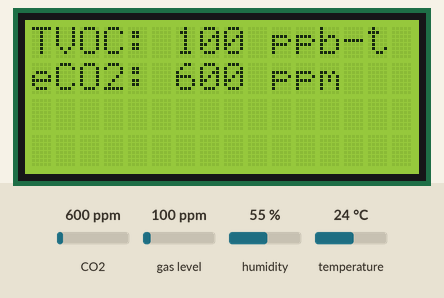
Recording of a sketch running on a simulated Arduino Uno, built for the host (arithmetic inside an expression is 32-bit, double 64-bit). Shown: 16×4 character LCD. Inputs (shaded band) come from the test bench; at power-on: CO2 600 ppm, gas level 100 ppm, humidity 55 %, temperature 24 °C. What the sketch prints to the serial monitor is not drawn.

Above: at 2.7 s.
2.8 s: CO2 set to 452 ppm
At 4.1 s:
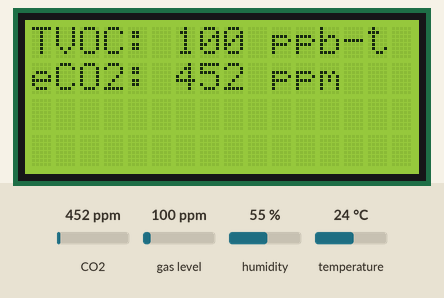
4.4 s: gas level set to 20 ppm
At 5.7 s:
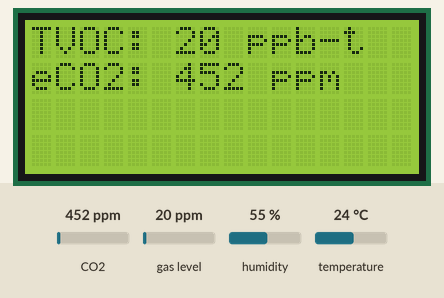
8.8 s: CO2 set to 1050 ppm
At 10.1 s:
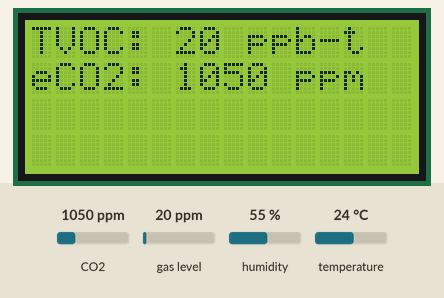
10.4 s: gas level set to 250 ppm
At 11.6 s:
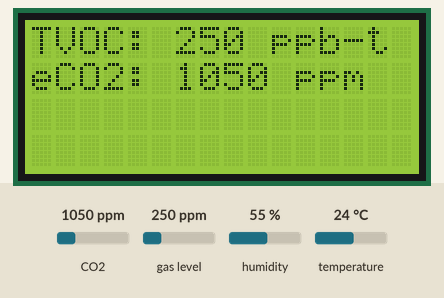
Timing chart, 0 to 13.4 s (numbered marks = the images above; inputs shaded):
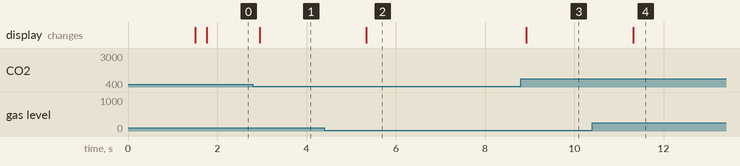

Measured:
- after the input at 2.8 s, the display: changes after 0.16 s (image 1)
- after the input at 4.4 s, the display: changes after 0.94 s (image 2)
- after the input at 8.8 s, the display: changes after 0.12 s (image 3)
- after the input at 10.4 s, the display: changes after 0.92 s (image 4)

The sketch:

VOC-Meter-V4.ino
```cpp
#include <Adafruit_SGP30.h>
#include <LiquidCrystal_PCF8574.h>
#include <Adafruit_BME280.h>
#include <Wire.h>

LiquidCrystal_PCF8574 lcd(0x27);  // set the LCD address to 0x27
char lcdDisplay[4][20];           // 4 lines of 20 character buffer

/*
 * TO DO:
 *
 *
 */

/************************** Configuration ***********************************/

// edit the config.h tab and enter your Adafruit IO credentials
// and any additional configuration needed for WiFi, cellular,
// or ethernet clients.
#include "config.h"

/************************ Example Starts Here *******************************/


// Instanciate the sensors
Adafruit_BME280 bme; // I2C
Adafruit_SGP30 sgp;

// this int will hold the current count for our sketch
int counter = 0;
// These floats will hold the data from the sensors
float Temp = 0;
float Humidity = 0;


/* return absolute humidity [mg/m^3] with approximation formula
* @param temperature [°C]
* @param humidity [%RH]
*/
uint32_t getAbsoluteHumidity(float temperature, float humidity) {
    // approximation formula from Sensirion SGP30 Driver Integration chapter 3.15
    const float absoluteHumidity = 216.7f * ((humidity / 100.0f) * 6.112f * exp((17.62f * temperature) / (243.12f + temperature)) / (273.15f + temperature)); // [g/m^3]
    const uint32_t absoluteHumidityScaled = static_cast<uint32_t>(1000.0f * absoluteHumidity); // [mg/m^3]
    return absoluteHumidityScaled;
}


// set up IO feeds
AdafruitIO_Feed *vocTemp = io.feed("vocTemp");
AdafruitIO_Feed *vocHumidity = io.feed("vocHumidity");
AdafruitIO_Feed *TVOC = io.feed("TVOC");
AdafruitIO_Feed *eCO2 = io.feed("eCO2");


void setup() {

  // start the serial connection
  Serial.begin(9600);

  // wait for serial monitor to open
  while(! Serial);

  Serial.print("Connecting to Adafruit IO");


  unsigned status;

    // default settings
    status = bme.begin(0x76);
    // You can also pass in a Wire library object like &Wire2
    // status = bme.begin(0x76, &Wire2)
    if (!status) {
        Serial.println("Could not find a valid BME280 sensor, check wiring, address, sensor ID!");
        Serial.print("SensorID was: 0x"); Serial.println(bme.sensorID(),16);
        Serial.print("        ID of 0xFF probably means a bad address, a BMP 180 or BMP 085\n");
        Serial.print("   ID of 0x56-0x58 represents a BMP 280,\n");
        Serial.print("        ID of 0x60 represents a BME 280.\n");
        Serial.print("        ID of 0x61 represents a BME 680.\n");
        while (1) delay(10);
    }

  // If you have a baseline measurement from before you can assign it to start, to 'self-calibrate'
  //sgp.setIAQBaseline(0x8E68, 0x8F41);  // Will vary for each sensor!


    if (! sgp.begin()){
    Serial.println("Sensor not found :(");
    while (1);
  }
  Serial.print("Found SGP30 serial #");
  Serial.print(sgp.serialnumber[0], HEX);
  Serial.print(sgp.serialnumber[1], HEX);
  Serial.println(sgp.serialnumber[2], HEX);

  // connect to io.adafruit.com
  io.connect();

  // wait for a connection
  while(io.status() < AIO_CONNECTED) {
    Serial.print(".");
    delay(500);
  }

  // we are connected
  Serial.println();
  Serial.println(io.statusText());

  // initialize LCD
  lcd.begin(16, 4);

  // initialize the sgp30
  sgp.begin();

}

void loop() {

  // io.run(); is required for all sketches.
  // it should always be present at the top of your loop
  // function. it keeps the client connected to
  // io.adafruit.com, and processes any incoming data.
  io.run();

  // save count to the 'counter' feed on Adafruit IO
//  Serial.print("sending -> ");
//  Serial.println(count);
//  counter->save(count);


  // If you have a temperature / humidity sensor, you can set the absolute humidity to enable the humditiy compensation for the air quality signals
  //float temperature = 22.1; // [°C]
  //float humidity = 45.2; // [%RH]
  //sgp.setHumidity(getAbsoluteHumidity(temperature, humidity));

  if (! sgp.IAQmeasure()) {
    Serial.println("Measurement failed");
    return;
  }
  Serial.print("TVOC "); Serial.print(sgp.TVOC); Serial.print(" ppb\t");
  Serial.print("eCO2 "); Serial.print(sgp.eCO2); Serial.println(" ppm");

  if (! sgp.IAQmeasureRaw()) {
    Serial.println("Raw Measurement failed");
    return;
  }
  Serial.print("Raw H2 "); Serial.print(sgp.rawH2); Serial.print(" \t");
  Serial.print("Raw Ethanol "); Serial.print(sgp.rawEthanol); Serial.println("");

  // Read the temperature from the bme280
  Temp = bme.readTemperature();
  Humidity = bme.readHumidity();


  Serial.print("bmeTemp: ");
  Serial.print(bme.readTemperature());
  Serial.println("C");

  Serial.print("Humidity: ");
  Serial.print(bme.readHumidity());
  Serial.println(" %");

  Serial.print("TVOC "); Serial.print(sgp.TVOC); Serial.print(" ppb\t");
  Serial.print("eCO2 "); Serial.print(sgp.eCO2); Serial.println(" ppm"); Serial.println("");

  //Example for LCD
  // Write to LCD line 1
  lcd.setBacklight(225);
  lcd.clear();
  lcd.setCursor(0, 0);
  lcd.print("TVOC: ");
  lcd.print(sgp.TVOC);
  lcd.print(" ppb-t");
  lcd.setCursor(0, 1);
  lcd.print("eCO2: ");
  lcd.print(sgp.eCO2);
  lcd.print(" ppm");

  delay(1000);

  counter++;
  if (counter == 30) {
    counter = 0;


    // Send data to IO
    Serial.println("Sending Temperature to IO");
    vocTemp->save(Temp);
    Serial.println("Sending Humidity to IO");
    vocHumidity->save(Humidity);
    Serial.println("Sending TVOC to IO");
    TVOC->save(sgp.TVOC);
    Serial.println("Sending eCO2 to IO");
    eCO2->save(sgp.eCO2);

    uint16_t TVOC_base, eCO2_base;
    if (! sgp.getIAQBaseline(&eCO2_base, &TVOC_base)) {
      Serial.println("Failed to get baseline readings");
      return;
    }
    Serial.print("****Baseline values: eCO2: 0x"); Serial.print(eCO2_base, HEX);
    Serial.print(" & TVOC: 0x"); Serial.println(TVOC_base, HEX);

  }

  // Adafruit IO is rate limited for publishing, so a delay is required in
  // between feed->save events. In this example, we will wait three seconds
  // (1000 milliseconds == 1 second) during each loop.
//  delay(1000);

}
```

config.h
```cpp
/************************ Adafruit IO Config *******************************/

// visit io.adafruit.com if you need to create an account,
// or if you need your Adafruit IO key.
#define IO_USERNAME "username"
#define IO_KEY "key"

/******************************* WIFI **************************************/

// the AdafruitIO_WiFi client will work with the following boards:
//   - HUZZAH ESP8266 Breakout -> https://www.adafruit.com/products/2471
//   - Feather HUZZAH ESP8266 -> https://www.adafruit.com/products/2821
//   - Feather HUZZAH ESP32 -> https://www.adafruit.com/product/3405
//   - Feather M0 WiFi -> https://www.adafruit.com/products/3010
//   - Feather WICED -> https://www.adafruit.com/products/3056
//   - Adafruit PyPortal -> https://www.adafruit.com/product/4116
//   - Adafruit Metro M4 Express AirLift Lite ->
//   https://www.adafruit.com/product/4000
//   - Adafruit AirLift Breakout -> https://www.adafruit.com/product/4201
//   - Adafruit AirLift Shield -> https://www.adafruit.com/product/4285
//   - Adafruit AirLift FeatherWing -> https://www.adafruit.com/product/4264

#define WIFI_SSID "YourSSID"
#define WIFI_PASS "YourPassword"

// uncomment the following line if you are using airlift
// #define USE_AIRLIFT

// uncomment the following line if you are using winc1500
// #define USE_WINC1500

// uncomment the following line if you are using mrk1010 or nano 33 iot
//#define ARDUINO_SAMD_MKR1010

// comment out the following lines if you are using fona or ethernet
#include "AdafruitIO_WiFi.h"

#if defined(USE_AIRLIFT) || defined(ADAFRUIT_METRO_M4_AIRLIFT_LITE) ||         \
    defined(ADAFRUIT_PYPORTAL)
// Configure the pins used for the ESP32 connection
#if !defined(SPIWIFI_SS) // if the wifi definition isnt in the board variant
// Don't change the names of these #define's! they match the variant ones
#define SPIWIFI SPI
#define SPIWIFI_SS 10 // Chip select pin
#define NINA_ACK 9    // a.k.a BUSY or READY pin
#define NINA_RESETN 6 // Reset pin
#define NINA_GPIO0 -1 // Not connected
#endif
AdafruitIO_WiFi io(IO_USERNAME, IO_KEY, WIFI_SSID, WIFI_PASS, SPIWIFI_SS,
                   NINA_ACK, NINA_RESETN, NINA_GPIO0, &SPIWIFI);
#else
AdafruitIO_WiFi io(IO_USERNAME, IO_KEY, WIFI_SSID, WIFI_PASS);
#endif
/******************************* FONA **************************************/

// the AdafruitIO_FONA client will work with the following boards:
//   - Feather 32u4 FONA -> https://www.adafruit.com/product/3027

// uncomment the following two lines for 32u4 FONA,
// and comment out the AdafruitIO_WiFi client in the WIFI section
// #include "AdafruitIO_FONA.h"
// AdafruitIO_FONA io(IO_USERNAME, IO_KEY);

/**************************** ETHERNET ************************************/

// the AdafruitIO_Ethernet client will work with the following boards:
//   - Ethernet FeatherWing -> https://www.adafruit.com/products/3201

// uncomment the following two lines for ethernet,
// and comment out the AdafruitIO_WiFi client in the WIFI section
// #include "AdafruitIO_Ethernet.h"
// AdafruitIO_Ethernet io(IO_USERNAME, IO_KEY);
```
